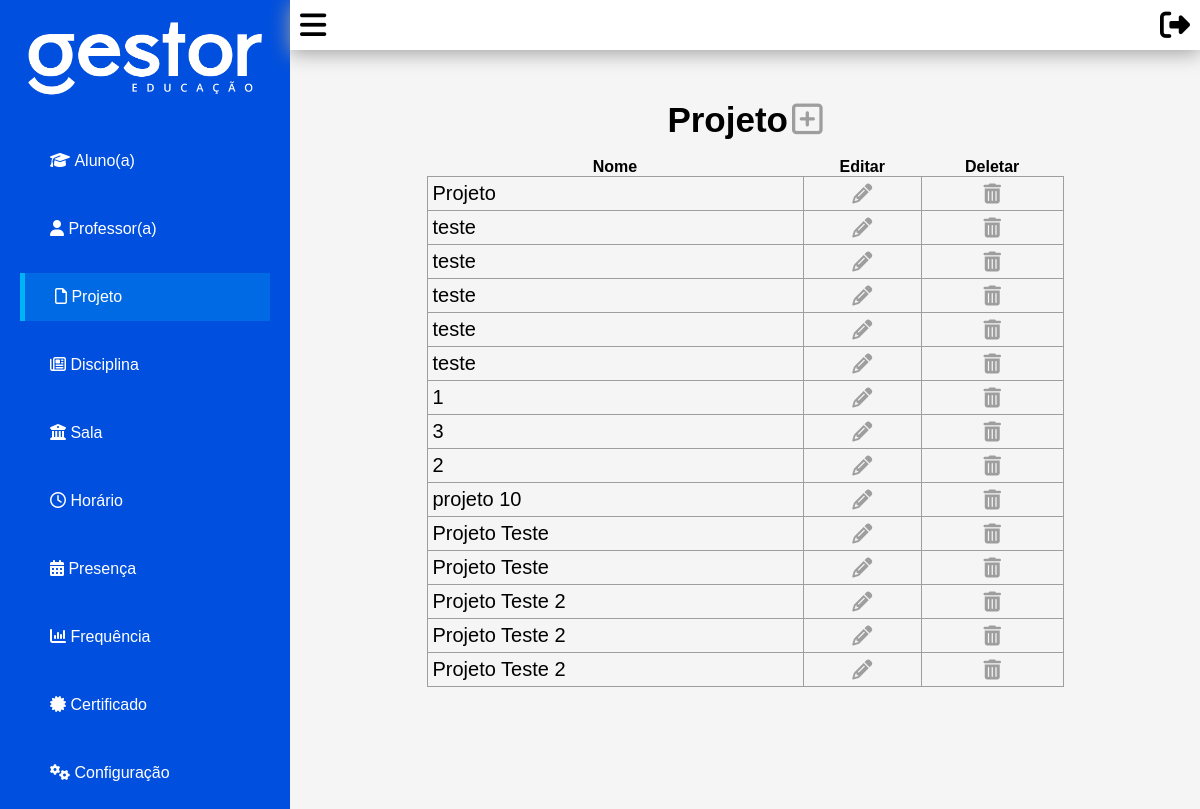
The page /projeto on the database its author committed.
### tables this page shows
CREATE TABLE `projeto` (
  `id` int NOT NULL,
  `nome` varchar(255) NOT NULL
);

### core/autoload.php (called while the page is built, shortened)
<?php
spl_autoload_register(function ($className) {
    $projectRoot = dirname(__DIR__);
    $baseDirs = [
        $projectRoot . '/core/router/',
        $projectRoot . '/core/controller/',
        $projectRoot . '/core/database/',
        $projectRoot . '/src/controller/',
        $projectRoot . '/src/model/',
    ];
    foreach ($baseDirs as $baseDir) {
        $file = $baseDir . $className . '.php';
        if (file_exists($file)) {
            return;
        }
    }
    throw new Exception("Classe '{$className}' não encontrada no autoload.");
});

### core/database/Connection.php (called while the page is built, shortened)
<?php
class Connection
{
    private $bd;
    public function __construct()
    {
        $this->username = $_ENV['DATABASE_USERNAME'];
        $this->password = $_ENV['DATABASE_PASSWORD'];
        $this->host     = $_ENV['DATABASE_HOST'];
        $this->port     = $_ENV['DATABASE_PORT'];
        $this->dataBase = $_ENV['DATABASE_NAME'];
        try {
            $this->bd = new PDO('mysql:host=' . $this->host . ';port=' . $this->port . ';dbname=' . $this->dataBase, $this->username, $this->password);
            $this->bd->setAttribute(PDO::ATTR_ERRMODE, PDO::ERRMODE_EXCEPTION);
        } catch (PDOException $err) {
            die('Database connection failed: ' . $err->getMessage());
        }
    }
    public function getConnection(): PDO
    {
        return $this->bd;
    }
}

### core/database/Model.php (called while the page is built, shortened)
<?php
class Model
{
    protected $connection;
    protected $table;
    public function __construct()
    {
        $Connection = new Connection;
        $this->connection = $Connection->getConnection();
    }
    function read($conditions = [])
    {
        $query = "SELECT * FROM {$this->table}";
        $sql = $this->connection->prepare($query);
        $sql->execute($conditions);
        return $sql->fetchAll(PDO::FETCH_ASSOC);
    }
}

### src/controller/ProjetoController.php (called while the page is built, shortened)
<?php
    class ProjetoController extends Controller{
        function buscarTodos(){
            $Projeto = new Projeto();
            $Projetos = $Projeto->read();
            return json_encode([
                "access" => true,
                "projetos" => $Projetos
            ]);
        }
    }
?>

### public/view/projeto/index.php (the view, shortened to what this page needs)
<head>
    <link href="/public/view/projeto/styles.css" rel="stylesheet">
</head>
<?php include_once($_SERVER['DOCUMENT_ROOT'].'/public/head.php')?>
<div class="grid-content grid-container">
	<?php include_once($_SERVER['DOCUMENT_ROOT'].'/public/menu.php')?>
    <div class="grid-item-content">
        <?php include_once($_SERVER['DOCUMENT_ROOT'].'/public/top.php')?>
        <label class="title">Projeto</label> <a href="/projeto/criar"><i class="title fa fa-plus-square-o" aria-hidden="true"></i></a>
		<br>
        <br>
		<?php
			$ProjetoController = new ProjetoController();
			$projetos = json_decode($ProjetoController->buscarTodos())->projetos;
		?>
		<table class="list">
            <tbody>
                <tr>
                    <th>
                        Nome
                    </th>
                    <th>
                        Editar
                    </th>
                    <th>
                        Deletar
                    </th>
                </tr>
                <?php foreach ($projetos as $projeto){ ?>
                    <tr>
                        <td class="text-left">
                            <?php echo $projeto->nome ?>
                        </td>
                        <td>
                            <a href="/projeto/editar?id=<?php echo $projeto->id ?>"><i class="fa fa-pencil" aria-hidden="true"></i></a>
                        </td>
                        <td>
                            <a href="/projeto/deletar?id=<?php echo $projeto->id ?>"><i class="fa fa-trash" aria-hidden="true"></i></a>
                        </td>
                    </tr>
                <?php } ?>
            </tbody>
        </table>
    </div>
</div>

### public/css/global.css (style rules this page uses)
* { margin: 0; padding:0; }
.title { font-weight: bold; }
.grid-item-content { text-align: center; }
a, p, label, option, input, td, tr { font-family:Arial, Helvetica, sans-serif; }
.text-left { text-align: left; }
.list { margin: auto; border-collapse: collapse; width: 70%; text-align: center; }
.list td { font-size: 20px; border: 1px #9e9e9e solid; padding: 5px; }
.list i { color: #9e9e9e; }
.list a { text-decoration: none; color: #9e9e9e; font-size: 20px; }
.fa-plus-square-o { color: #9e9e9e; }
@media (min-width: 800px) { .grid-container { display: grid; grid-template-columns: 290px auto ; height: 100%; } }
@media (min-width: 800px) { .title { font-size: 35px; } }

### rows shown on the page
projeto: nome "Projeto"
projeto: nome "teste"
projeto: nome "teste"
projeto: nome "teste"
projeto: nome "teste"
projeto: nome "teste"
projeto: nome "projeto 10"
projeto: nome "Projeto Teste"
projeto: nome "Projeto Teste"
projeto: nome "Projeto Teste 2"
projeto: nome "Projeto Teste 2"
projeto: nome "Projeto Teste 2"

### other values the page prints
$projeto->nome "1"
$projeto->nome "3"
$projeto->nome "2"
